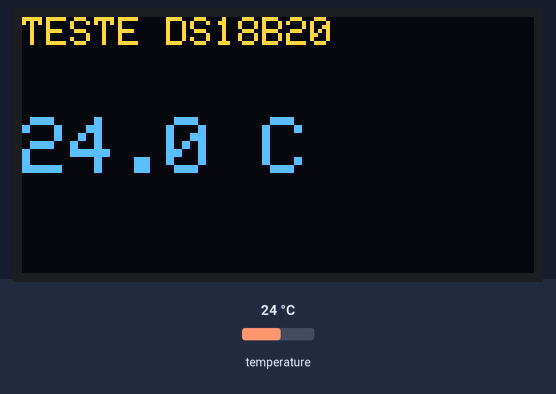
A sketch run on a simulated ESP32. Parts: 128×64 one-colour display. Inputs (shaded band) come from the test bench; at power-on: temperature 24 °C. The OLED is the two-colour kind (top 16 rows yellow); what the sketch prints to the serial monitor is not drawn.

Above: at 3.3 s.
3.4 s: temperature set to 12 °C
At 5.6 s:
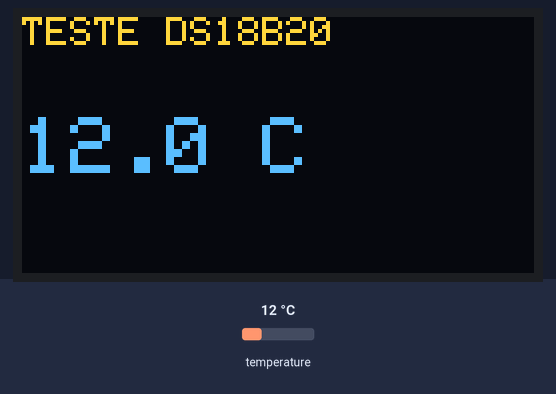
5.9 s: temperature set to 19 °C
At 6.6 s:
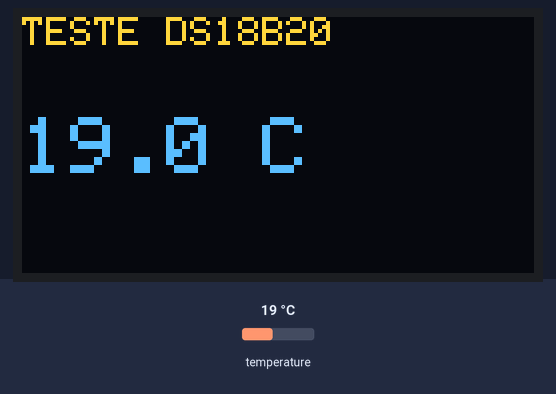
8.4 s: temperature set to 28 °C
At 11.0 s:
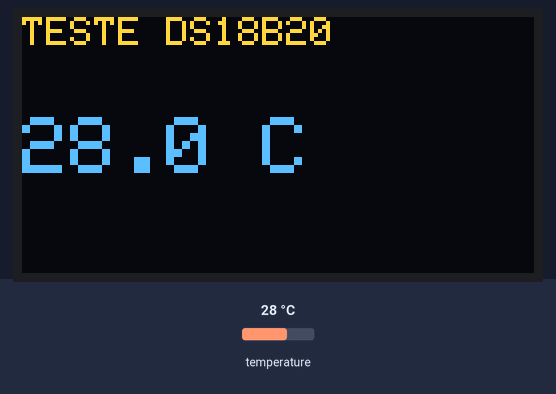
Timing chart, 0 to 12.5 s (numbered marks = the images above; inputs shaded):
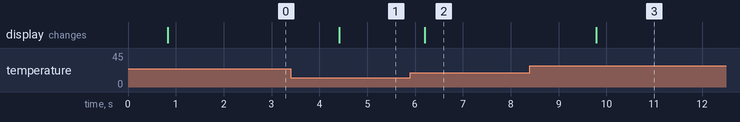

Measured:
- after the input at 3.4 s, the display: changes after 1.0 s (image 1)
- after the input at 5.9 s, the display: changes after 0.30 s (image 2)
- after the input at 8.4 s, the display: changes after 1.4 s (image 3)

The sketch:

teste_ds18b20.ino
```cpp
// Teste isolado do DS18B20 (1-Wire no GPIO25). Mostra a temperatura no Serial e no OLED.
#include <Wire.h>
#include <Adafruit_GFX.h>
#include <Adafruit_SSD1306.h>
#include <OneWire.h>
#include <DallasTemperature.h>

const int PIN_DS18B20 = 25;

Adafruit_SSD1306 display(128, 64, &Wire, -1);
OneWire oneWire(PIN_DS18B20);
DallasTemperature sensores(&oneWire);

void setup() {
  Serial.begin(115200);
  Wire.begin(33, 32);
  if (!display.begin(SSD1306_SWITCHCAPVCC, 0x3C)) {
    Serial.println("Falha ao iniciar o OLED");
  }
  sensores.begin();
  Serial.printf("Dispositivos 1-Wire encontrados: %d\n", sensores.getDeviceCount());
}

void loop() {
  sensores.requestTemperatures();
  float t = sensores.getTempCByIndex(0);

  display.clearDisplay();
  display.setTextColor(SSD1306_WHITE);
  display.setTextSize(1);
  display.setCursor(0, 0);
  display.println("TESTE DS18B20");
  display.setTextSize(2);
  display.setCursor(0, 25);
  if (t == DEVICE_DISCONNECTED_C) {
    display.println("ERRO");
    Serial.println("ERRO: sensor nao respondeu");
  } else {
    display.print(t, 1);
    display.println(" C");
    Serial.printf("Temperatura: %.2f C\n", t);
  }
  display.display();
  delay(1000);
}
```
